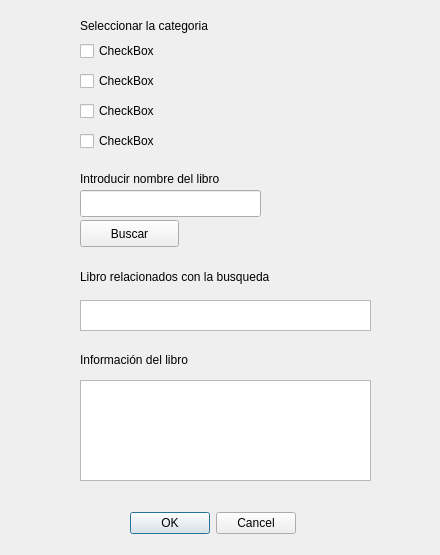
<?xml version="1.0" encoding="UTF-8"?>
<ui version="4.0">
 <class>Form</class>
 <widget class="QWidget" name="Form">
  <property name="geometry">
   <rect>
    <x>0</x>
    <y>0</y>
    <width>440</width>
    <height>555</height>
   </rect>
  </property>
  <property name="windowTitle">
   <string>Form</string>
  </property>
  <widget class="QDialogButtonBox" name="igbgi">
   <property name="enabled">
    <bool>true</bool>
   </property>
   <property name="geometry">
    <rect>
     <x>120</x>
     <y>510</y>
     <width>176</width>
     <height>27</height>
    </rect>
   </property>
   <property name="standardButtons">
    <set>QDialogButtonBox::Cancel|QDialogButtonBox::Ok</set>
   </property>
  </widget>
  <widget class="QPushButton" name="pushButton">
   <property name="geometry">
    <rect>
     <x>80</x>
     <y>220</y>
     <width>99</width>
     <height>27</height>
    </rect>
   </property>
   <property name="text">
    <string>Buscar</string>
   </property>
  </widget>
  <widget class="QCheckBox" name="checkBox_2">
   <property name="geometry">
    <rect>
     <x>80</x>
     <y>70</y>
     <width>99</width>
     <height>22</height>
    </rect>
   </property>
   <property name="text">
    <string>CheckBox</string>
   </property>
  </widget>
  <widget class="QLineEdit" name="lineEdit">
   <property name="geometry">
    <rect>
     <x>80</x>
     <y>190</y>
     <width>181</width>
     <height>27</height>
    </rect>
   </property>
  </widget>
  <widget class="QListWidget" name="listWidget">
   <property name="geometry">
    <rect>
     <x>80</x>
     <y>300</y>
     <width>291</width>
     <height>31</height>
    </rect>
   </property>
  </widget>
  <widget class="QLabel" name="label_2">
   <property name="geometry">
    <rect>
     <x>80</x>
     <y>267</y>
     <width>261</width>
     <height>20</height>
    </rect>
   </property>
   <property name="text">
    <string>Libro relacionados con la busqueda</string>
   </property>
  </widget>
  <widget class="QCheckBox" name="checkBox_3">
   <property name="geometry">
    <rect>
     <x>80</x>
     <y>100</y>
     <width>99</width>
     <height>22</height>
    </rect>
   </property>
   <property name="text">
    <string>CheckBox</string>
   </property>
  </widget>
  <widget class="QCheckBox" name="checkBox">
   <property name="geometry">
    <rect>
     <x>80</x>
     <y>40</y>
     <width>99</width>
     <height>22</height>
    </rect>
   </property>
   <property name="text">
    <string>CheckBox</string>
   </property>
  </widget>
  <widget class="QLabel" name="label">
   <property name="geometry">
    <rect>
     <x>80</x>
     <y>170</y>
     <width>191</width>
     <height>17</height>
    </rect>
   </property>
   <property name="text">
    <string>Introducir nombre del libro</string>
   </property>
  </widget>
  <widget class="QLabel" name="label_5">
   <property name="geometry">
    <rect>
     <x>80</x>
     <y>10</y>
     <width>201</width>
     <height>31</height>
    </rect>
   </property>
   <property name="text">
    <string>Seleccionar la categoria</string>
   </property>
  </widget>
  <widget class="QCheckBox" name="checkBox_4">
   <property name="geometry">
    <rect>
     <x>80</x>
     <y>130</y>
     <width>99</width>
     <height>22</height>
    </rect>
   </property>
   <property name="text">
    <string>CheckBox</string>
   </property>
  </widget>
  <widget class="QLabel" name="label_3">
   <property name="geometry">
    <rect>
     <x>80</x>
     <y>350</y>
     <width>261</width>
     <height>20</height>
    </rect>
   </property>
   <property name="text">
    <string>Información del libro</string>
   </property>
  </widget>
  <widget class="QListWidget" name="listWidget_2">
   <property name="geometry">
    <rect>
     <x>80</x>
     <y>380</y>
     <width>291</width>
     <height>101</height>
    </rect>
   </property>
  </widget>
 </widget>
 <resources/>
 <connections/>
</ui>
